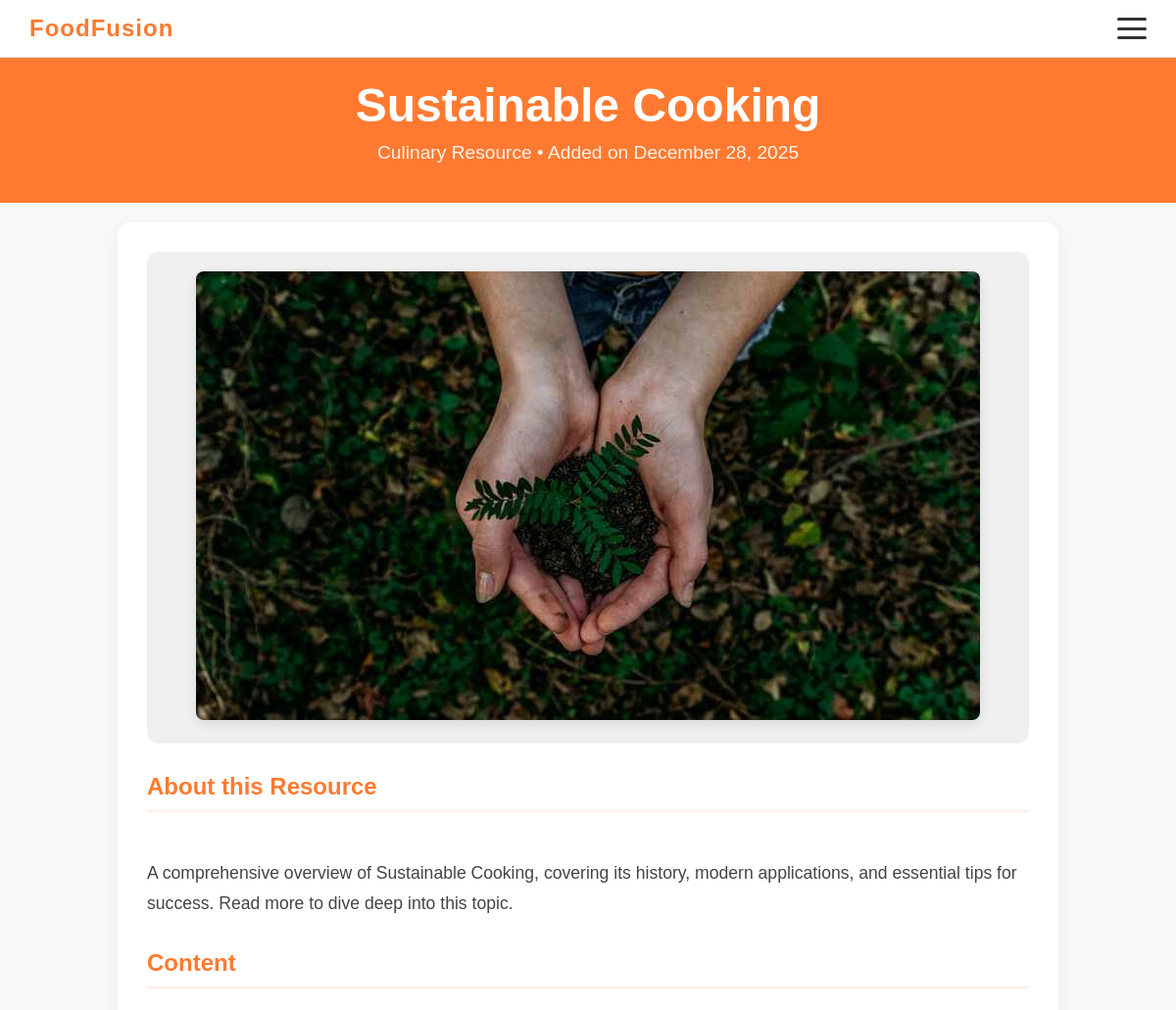
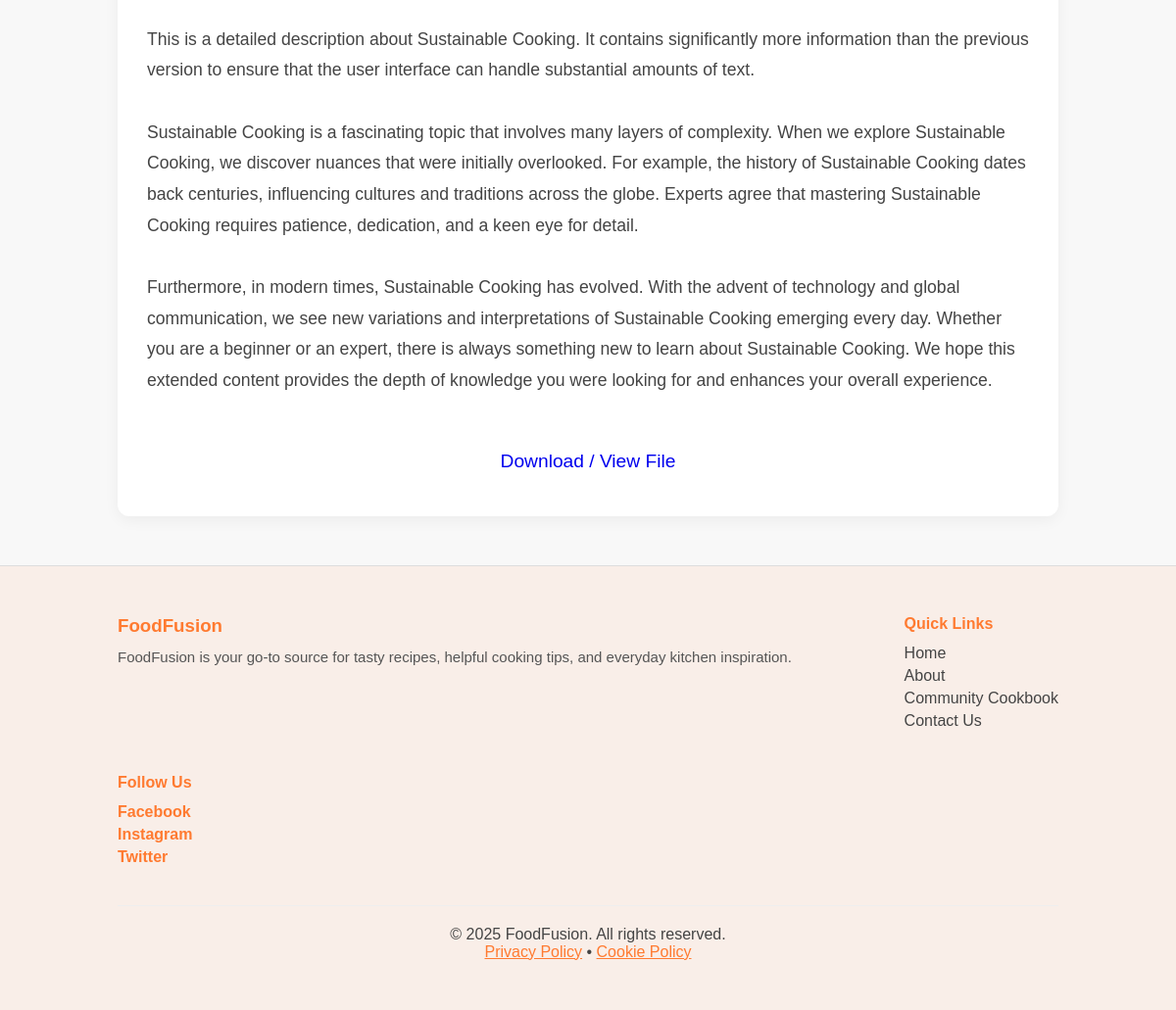
The page /resource_view.php?id=6 on the database its author committed (2 pictures, top to bottom).
### tables this page shows
CREATE TABLE `resources` (
  `id` int(11) NOT NULL,
  `title` varchar(255) NOT NULL,
  `description` text DEFAULT NULL,
  `content` text DEFAULT NULL,
  `file_url` varchar(255) DEFAULT NULL,
  `resource_type` varchar(255) NOT NULL,
  `file_type` varchar(255) DEFAULT NULL,
  `user_id` int(11) DEFAULT NULL,
  `created_at` timestamp NOT NULL DEFAULT current_timestamp()
);

### resource_view.php (the view, shortened to what this page needs)
<?php require("./database/config.php");
$id = $_GET['id'];
$sql = "SELECT * FROM resources WHERE id=$id";
$result = $connection->query($sql);
$row = $result->fetch_assoc();
?>
<!DOCTYPE html>
<html lang="en">
<head>
    <link rel="stylesheet" href="./css/style.css?v=<?php echo time(); ?>">
</head>
<body>
    <?php require("./components/navbar.php") ?>
    <div class="view-header resource">
        <h1><?php echo $row['title']; ?></h1>
        <p><?php echo ucfirst($row['resource_type']); ?> Resource • Added on <?php echo date('F j, Y', strtotime($row['created_at'])); ?></p>
    </div>
    <div class="container section">
        <div class="detail-section">
            <div class="resource-preview">
                <?php if(strpos($row['file_type'], 'image') !== false || empty($row['file_type'])): ?>
                    <img src="<?php echo $row['file_url']; ?>" alt="Resource">
                <?php elseif(strpos($row['file_type'], 'video') !== false): ?>
                    <video src="<?php echo $row['file_url']; ?>" controls style="width: 100%; max-height: 500px; border-radius: 8px;">
                        Your browser does not support the video tag.
                    </video>
                <?php elseif(strpos($row['file_type'], 'pdf') !== false): ?>
                    <embed src="<?php echo $row['file_url']; ?>" type="application/pdf" width="100%" height="600px" style="border-radius: 8px;">
                <?php else: ?>
                    <div class="resource-icon-placeholder">
                        📄 <?php echo ucfirst($row['file_type']); ?> File
                    </div>
                <?php endif; ?>
            </div>
            <div style="margin-bottom: 30px;">
                <h2>About this Resource</h2>
                <div class="detail-text">
                    <?php echo $row['description']; ?>
                </div>
            </div>
            <?php if(!empty($row['content'])): ?>
            <div style="margin-bottom: 30px;">
                <h2>Content</h2>
                <div class="detail-text">
                   <?php echo $row['content']; ?>
                </div>
            </div>
            <?php endif; ?>
            <div class="view-actions">
                <a href="<?php echo $row['file_url']; ?>" download class="btn-primary download-btn">Download / View File</a>
            </div>
        </div>
    </div>
    <?php require("./components/footer.php") ?>
</body>
</html>

### css/style.css (style rules this page uses)
* { margin: 0; padding: 0; box-sizing: border-box; font-family: Arial, sans-serif; }
body { background: #f8f8f8; }
.container.section { padding: 20px 10%; min-height: 60vh; }
.view-header { height: 400px; background-size: cover; background-position: center; position: relative; color: white; display: flex; align-items: flex-end; padding: 40px; }
.view-header.resource { background: #FF7A30; height: auto; padding: 80px 20px 40px; text-align: center; display: block; }
.view-header::before { content: ''; position: absolute; top: 0; left: 0; width: 100%; height: 100%; background: linear-gradient(to top, rgba(0,0,0,0.8), transparent); z-index: 0; }
.view-header.resource::before { display: none; }
.view-header.resource h1 { font-size: 3rem; margin-bottom: 10px; }
.view-header.resource p { font-size: 1.2em; opacity: 0.9; }
.detail-section { background: white; padding: 30px; border-radius: 12px; box-shadow: 0 4px 15px rgba(0,0,0,0.05); margin-bottom: 30px; }
.detail-section h2 { color: #ff7a30; margin-bottom: 15px; border-bottom: 2px solid #ff7a3020; padding-bottom: 10px; }
.detail-text { line-height: 1.8; font-size: 1.1em; color: #444; white-space: pre-line; }
.resource-preview { text-align: center; margin-bottom: 30px; background: #f0f0f0; padding: 20px; border-radius: 12px; }
.resource-preview img { max-width: 100%; max-height: 500px; border-radius: 8px; box-shadow: 0 4px 12px rgba(0,0,0,0.1); }
.view-actions { text-align: center; margin-top: 40px; }
.download-btn { padding: 15px 40px; font-size: 1.2em; text-decoration: none; display: inline-block; }

### rows shown on the page
resources: title "Sustainable Cooking", resource_type "Culinary", created_at "December 28, 2025", file_url (picture), description "A comprehensive overview of Sustainable Cooking, covering its history, modern applications, and essential tips for success. Read more to dive deep into this topic.", content "This is a detailed description about Sustainable Cooking. It contains significantly more information than the previous version to ensure that the user interface can handle substantial amounts of text. Sustainable Cooking is a fascinating topic that involves many layers of complexity. When we explore Sustainable Cooking, we discover nuances that were initially overlooked. For example, the history of Sustainable Cooking dates back centuries, influencing cultures and traditions across the globe. Experts agree that mastering Sustainable Cooking requires patience, dedication, and a keen eye for detail. Furthermore, in modern times, Sustainable Cooking has evolved. With the advent of technology…"
